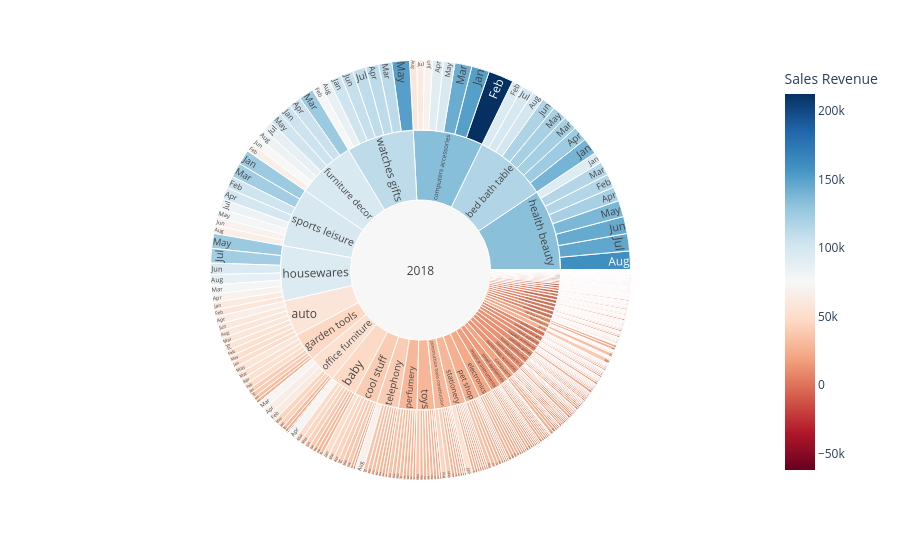

Notebook code cell kept with this figure:
### Code cell
# Plot of 2018 data (Starting to improve!)

fig = px.sunburst(total_rev_2018, 
                  path = ['Sales Year', 'Product Category', 'Sales Month'], 
                  values = 'Sales Revenue',
                  color = 'Sales Revenue', 
                  hover_data = ['Sales Revenue'],
                  color_continuous_scale = 'RdBu',
                  color_continuous_midpoint = np.average(total_rev_2018['Sales Revenue'], 
                                                         weights = total_rev_2018['Sales Revenue']))
fig.show()

### Figure 1 — Plotly figure (JSON) as saved in the notebook; plotly's stock layout.template omitted (floating-point values rounded to 4 significant figures; data arrays with more than 128 entries replaced by an {"elided": "..."} marker saying what was removed)
{"data": [{"branchvalues": "total", "customdata": {"elided": "589x2 float values"}, "domain": {"x": [0, 1], "y": [0, 1]}, "hovertemplate": "labels=%{label}<br>Sales Revenue_sum=%{value}<br>parent=%{parent}<br>id=%{id}<br>Sales Revenue=%{color}<extra></extra>", "ids": {"elided": "589 str values"}, "labels": {"elided": "589 str values"}, "marker": {"coloraxis": "coloraxis", "colors": {"elided": "589 float values"}}, "name": "", "parents": {"elided": "589 str values"}, "type": "sunburst", "values": {"elided": "589 float values"}}], "layout": {"coloraxis": {"cmid": 75120.0, "colorbar": {"title": {"text": "Sales Revenue"}}, "colorscale": [[0, "rgb(103,0,31)"], [0.1, "rgb(178,24,43)"], [0.2, "rgb(214,96,77)"], [0.3, "rgb(244,165,130)"], [0.4, "rgb(253,219,199)"], [0.5, "rgb(247,247,247)"], [0.6, "rgb(209,229,240)"], [0.7, "rgb(146,197,222)"], [0.8, "rgb(67,147,195)"], [0.9, "rgb(33,102,172)"], [1, "rgb(5,48,97)"]]}, "legend": {"tracegroupgap": 0}, "margin": {"t": 60}}}
